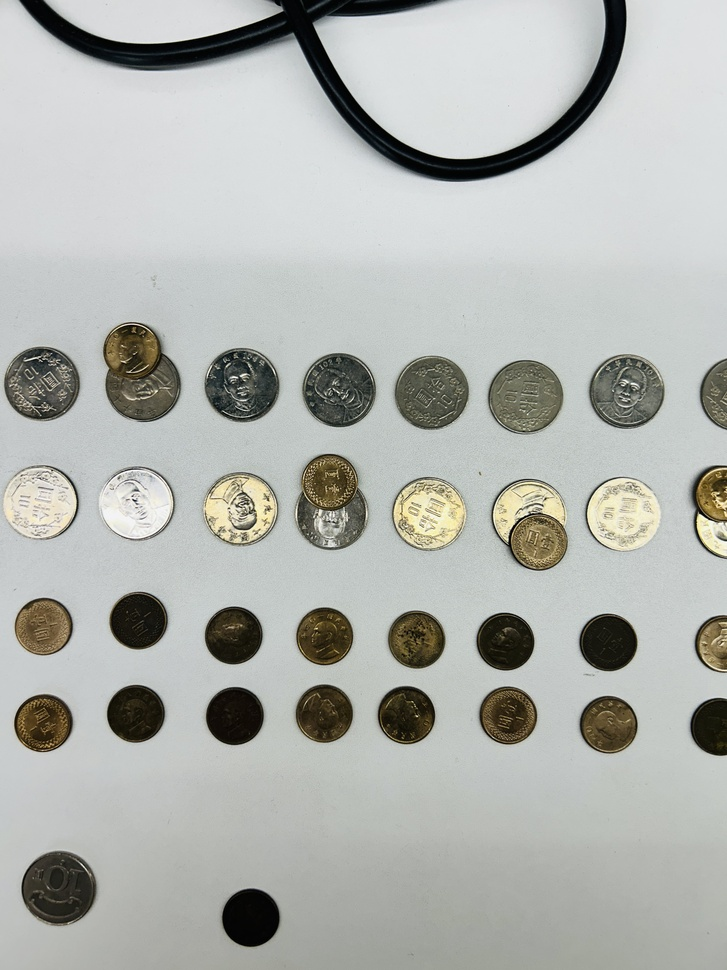
#> input picture IMG_7113.jpg, 727 x 970 px, shrunk from 3024 x 4032 before the run; its folder holds only this picture in this run
$ python -i utils.py   (imports and definitions only)
#> lines starting #> are read from the running program, lines starting #| are printed output that depends on the picture; after the words box and inside, x2 and y2 are one past the last pixel; in counts of white or black regions, pixels touching at a corner belong together
#> further down, picture is the input picture: shape (970, 727, 3); mean B, G, R 174.3, 178.5, 176.1
import numpy as np
import cv2
import matplotlib.pyplot as plt
import os

# [82 lines left out: functions resizing, load_images, not called in this run]

def largest_rectangle_area(heights):
    """
    Given a list of histogram heights, compute the largest rectangle area.
    This is a helper function that uses a stack to calculate the largest rectangle.

    Args:
        heights (list): Heights of the histogram.

    Returns:
        int: The largest rectangle area.
        (int, int, int, int): Coordinates of the rectangle (height, left, right, bottom).
    """
    stack = []
    max_area = 0
    left_index = 0
    max_rect = (0, 0, 0, 0)  # height, left, right, bottom

    for i in range(len(heights) + 1):
        h = heights[i] if i < len(heights) else 0
        while stack and h < heights[stack[-1]]:
            height = heights[stack.pop()]
            width = i if not stack else i - stack[-1] - 1
            area = height * width
            if area > max_area:
                max_area = area
                left_index = stack[-1] + 1 if stack else 0
                max_rect = (height, left_index, i - 1, height)
        stack.append(i)

    return max_area, max_rect

def find_largest_rectangle(thresh):
    """
    Find the largest rectangle inside the white area of the binary mask.

    Args:
        thresh (np.array): Binary thresholded image (with 0 and 255 values).

    Returns:
        tuple: Coordinates (top, bottom, left, right) of the largest rectangle.
    """
    # Initialize variables
    rows, cols = thresh.shape
    heights = [0] * cols
    max_area = 0
    max_rectangle = (0, 0, 0, 0)  # top, bottom, left, right

    # Iterate through each row and calculate histogram heights
    for row in range(rows):
        for col in range(cols):
            # If the pixel is white (255), increment the height, otherwise reset it to 0
            if thresh[row, col] == 255:
                heights[col] += 1
            else:
                heights[col] = 0

        # Find the largest rectangle for the current row's histogram
        area, (height, left, right, bottom) = largest_rectangle_area(heights)

        if area > max_area:
            max_area = area
            max_rectangle = (row - height + 1, row, left, right)

    return max_rectangle

def remove_black_borders(img):
    """
    Remove black borders from the image and find the largest rectangle inside the white area.

    Args:
        img (np.array): Input color image (BGR).

    Returns:
        np.array: Cropped image with the largest rectangle area.
    """
    # Ensure the image is unsigned 8-bit
    if img.dtype != 'uint8':
        img = img.astype(np.uint8)

    # Convert to grayscale
    gray = cv2.cvtColor(img, cv2.COLOR_BGR2GRAY)
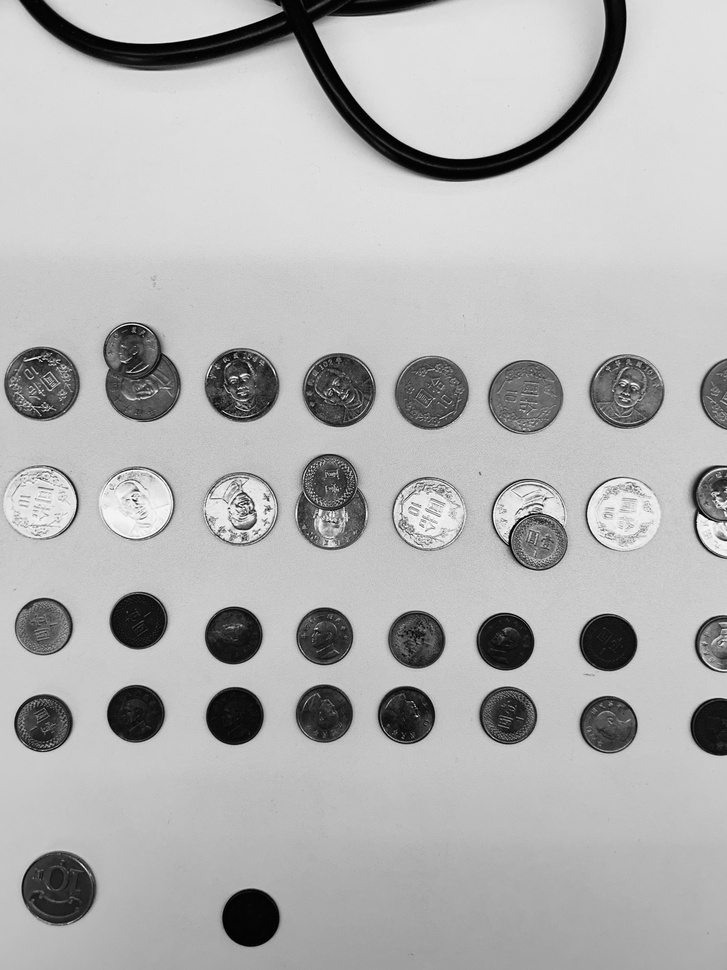
#> gray: shape (970, 727); min 0, max 255, mean 177.4

    # Create a binary mask where non-black pixels are white (255) and black pixels are black (0)
    _, thresh = cv2.threshold(gray, 1, 255, cv2.THRESH_BINARY)
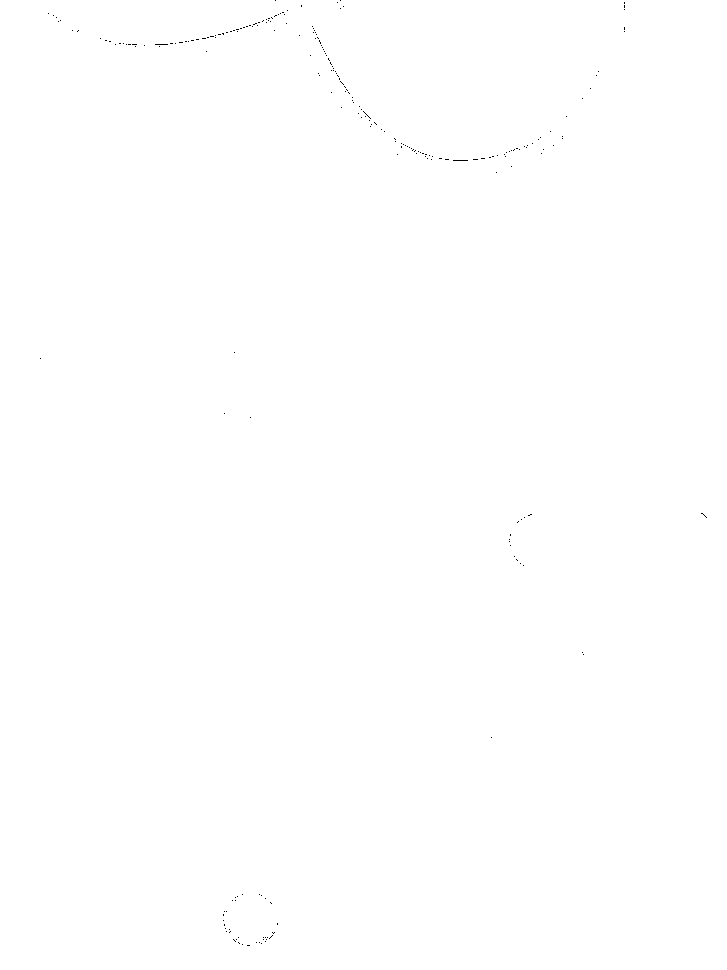
#> thresh: shape (970, 727); 99.9% white; black in thin lines or dots, all inside (x1, y1, x2, y2) = (40, 0, 707, 946)

    # Apply morphological operations to clean up small noise (optional)
    kernel = np.ones((5, 5), np.uint8)
    thresh = cv2.morphologyEx(thresh, cv2.MORPH_OPEN, kernel)
    thresh = cv2.morphologyEx(thresh, cv2.MORPH_CLOSE, kernel)
#> thresh: shape (970, 727); every value is 255

    # Find the largest rectangle in the white region
    top, bottom, left, right = find_largest_rectangle(thresh)

    # Crop the image based on these boundaries
    cropped_img = img[top:bottom+1, left:right+1]

    return cropped_img

>>> import cv2
>>> picture = cv2.imread('../IMG_7113.jpg')
>>> result = remove_black_borders(picture)
